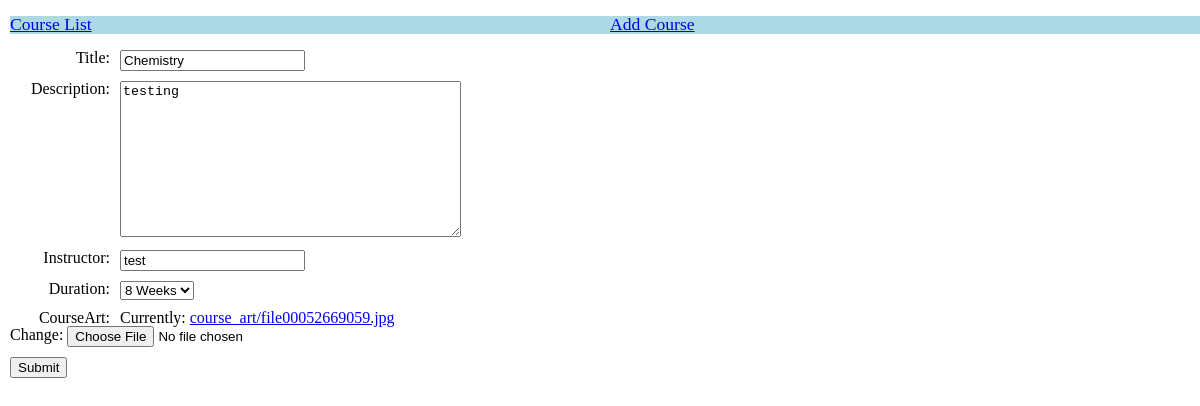
Page /courses/1/change on the earlier database version.
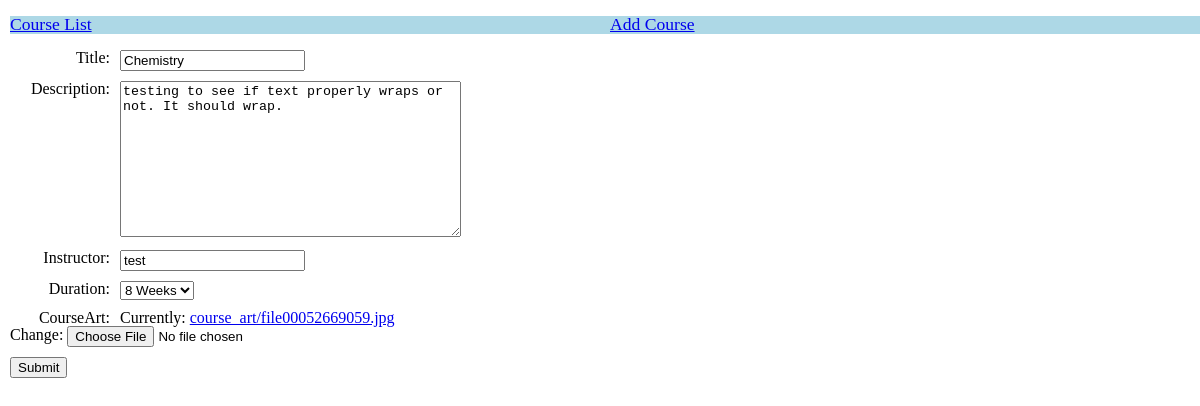
Same page on the later database version.
### courses/models.py (models this page shows, shortened)
class Course(models.Model):
    title = models.CharField(max_length=100)
    description = models.TextField()
    instructor = models.CharField(max_length=100)
    duration = models.IntegerField(choices=[(2, "2 Weeks"), (8, "8 Weeks")])
    courseArt = models.ImageField(upload_to="course_art", max_length=100)

### courses/views.py (the view, shortened to what this page needs)
class CourseAddChangeView(FormView):
    form_class = CourseForm
    template_name = "course_add_change.html"
    success_url = reverse_lazy("list")
    def get_form(self, form_class=None):
        pk = self.kwargs.get('pk', None)
        if pk:
            course = Course.objects.get(pk=pk)
            if self.request.method == "GET" and pk:
                return self.get_form_class()(instance=course)
            elif self.request.method == "POST" and pk:
                return self.get_form_class()(self.request.POST, self.request.FILES, instance=course)
        return super().get_form(form_class)

### courses/forms.py
class CourseForm(ModelForm):
    class Meta:
        model = Course
        exclude = ()

### templates/course_add_change.html (shortened to what this page needs)
{% extends "base.html" %}
{% block body %}
    <form method="POST" enctype="multipart/form-data">
        {{ form.as_p }}
        <input type="submit" name="submit"/>
    </form>
{% endblock %}

Differences in the rows shown:
changed Course "Chemistry": description "testing" → "testing to see if text properly wraps or not. It should wrap."
